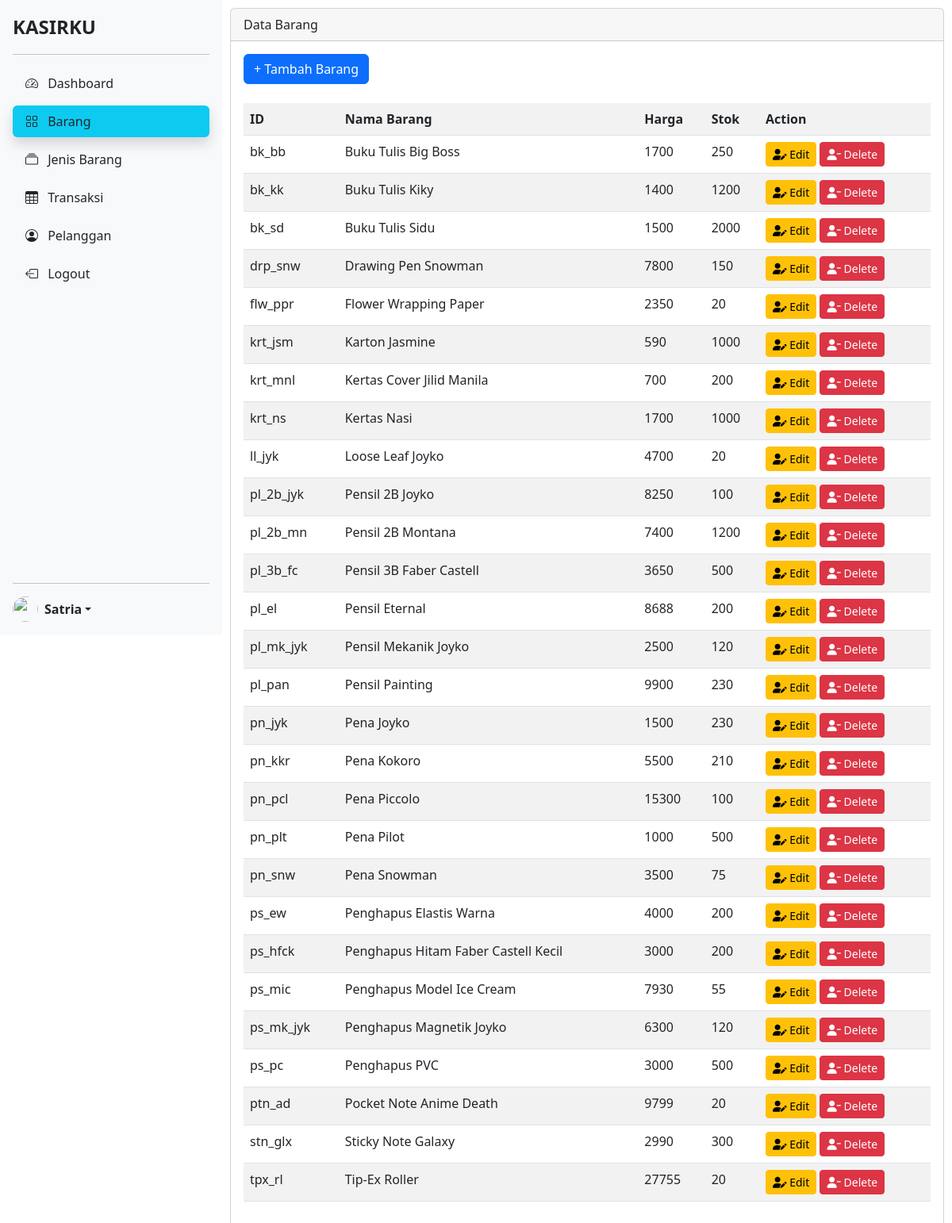
/view_barang.php (signed in), run on the app's committed database.
### tables this page shows
CREATE TABLE `barang` (
  `id_barang` varchar(10) NOT NULL,
  `nama_barang` varchar(50) NOT NULL,
  `harga` int(11) NOT NULL,
  `stok_barang` int(11) NOT NULL
);

### view_barang.php (the view, shortened to what this page needs)
<!DOCTYPE html>
<html lang="en">
<head>
    <link href="https://cdn.jsdelivr.net/npm/bootstrap@5.2.1/dist/css/bootstrap.min.css" rel="stylesheet">
    <link rel="stylesheet" href="style.css">
</head>
<body>
    <div class="d-flex flex-row">
        <nav class="sticky">
            <?php
            include('nav/index.php');
            ?>
        </nav>
        <div class="card flex-grow-1" style="margin:10px">
            <div class="card-header">Data Barang</div>
            <div class="card-body">
                <button type="button" class="btn btn-primary" data-bs-toggle="modal" data-bs-target="#addBarangModal">
                    + Tambah Barang
                </button>
                <br><br>
                <table id="tabel_data" class="table table-hover table-striped">
                    <tr>
                        <th>ID</th>
                        <th>Nama Barang</th>
                        <th>Harga</th>
                        <th>Stok</th>
                        <th>Action</th>
                    </tr>
                    <?php
                    require_once('db_login.php');
                    $query = "SELECT * FROM barang ORDER BY id_barang";
                    $query_run = mysqli_query($con, $query);
                    if (mysqli_num_rows($query_run) > 0) {
                        foreach ($query_run as $barang) {
                    ?>
                            <tr>
                                <td><?= $barang['id_barang'] ?></td>
                                <td><?= $barang['nama_barang'] ?></td>
                                <td><?= $barang['harga'] ?></td>
                                <td><?= $barang['stok_barang'] ?></td>
                                <td>
                                    <button type="button" value="<?= $barang['id_barang']; ?>" class="editBarangBtn btn btn-warning btn-sm"><i class="fa-solid fa-user-pen"></i> Edit</button>
                                    <button type="button" value="<?= $barang['id_barang']; ?>" class="deleteBarangBtn btn btn-danger btn-sm"><i class="fa-solid fa-user-minus"></i> Delete</button>
                                </td>
                            </tr>
                    <?php
                        }
                    }
                    ?>
                </table>
            </div>
        </div>
    </div>
</body>
</html>

### nav/index.php (shortened to what this page needs)
<!DOCTYPE html>
<html lang="en">
<head>
  <link href="https://cdn.jsdelivr.net/npm/bootstrap@5.2.1/dist/css/bootstrap.min.css" rel="stylesheet">
  <link rel="stylesheet" href="sidebars.css">
</head>
<body>
    <div class="d-flex flex-column flex-shrink-0 p-3 bg-light" style="width: 280px; height: 100vh;">
      <a href="/" class="d-flex align-items-center mb-3 mb-md-0 me-md-auto link-dark text-decoration-none">
        <span class="fs-4 fw-bold">KASIRKU</span>
      </a>
      <hr>
      <ul class="nav nav-pills flex-column mb-auto d-grid gap-2">
        <li id="linkDashboard">
          <a href="view_dashboard.php" class="btn btn-warning text-start nav-link link-dark">
            <svg class="bi me-2" width="16" height="16"><use xlink:href="#speedometer2"/></svg>
            Dashboard
          </a>
        </li>
        <li id="linkBarang">
        </li>
        <li id="linkJenisBarang">
          <a href="view_jenis_barang.php" class="btn btn-warning text-start nav-link link-dark mr-3">
            <svg class="bi me-2" width="16" height="16"><use xlink:href="#collection"/></svg>
            Jenis Barang
          </a>
        </li>
        <li id="linkTransaksi">
          <a href="view_transaksi.php" class="btn btn-warning text-start nav-link link-dark">
            <svg class="bi me-2" width="16" height="16"><use xlink:href="#table"/></svg>
            Transaksi
          </a>
        </li>
        <li id="linkPelanggan">
          <a href="view_pelanggan.php" class="btn btn-warning text-start nav-link link-dark">
            <svg class="bi me-2" width="16" height="16"><use xlink:href="#people-circle"/></svg>
            Pelanggan
          </a>
        </li>
        <li>
          <a href="logout.php" class="btn btn-warning text-start nav-link link-dark">
            <svg class="bi me-2" width="16" height="16"><use xlink:href="#logout-icon"/></svg>
            Logout
          </a>
        </li>
      </ul>
      <hr>
      <div class="dropdown">
        <a href="#" class="d-flex align-items-center link-dark text-decoration-none dropdown-toggle" id="dropdownUser2" data-bs-toggle="dropdown" aria-expanded="false">
          <img src="https://github.com/mdo.png" alt="" width="32" height="32" class="rounded-circle me-2">
          <strong><?php echo("{$_SESSION['username']}");?></strong>
        </a>
      </div>
    </div>
</body>
</html>

### style.css (style rules this page uses)
.sticky { position: sticky; position: -webkit-sticky; top: 0; align-self: flex-start; }

### nav/sidebars.css (style rules this page uses)
body { min-height: 100vh; min-height: -webkit-fill-available; }
html { height: -webkit-fill-available; }
ul { gap: 10px; }
.bi { vertical-align: -0.125em; pointer-events: none; fill: currentColor; }
.dropdown-toggle { outline: 0; }

### data on the page
barang: id_barang "bk_bb", nama_barang "Buku Tulis Big Boss", harga "1700", stok_barang "250"
barang: id_barang "bk_kk", nama_barang "Buku Tulis Kiky", harga "1400", stok_barang "1200"
barang: id_barang "bk_sd", nama_barang "Buku Tulis Sidu", harga "1500", stok_barang "2000"
barang: id_barang "drp_snw", nama_barang "Drawing Pen Snowman", harga "7800", stok_barang "150"
barang: id_barang "flw_ppr", nama_barang "Flower Wrapping Paper", harga "2350", stok_barang "20"
barang: id_barang "krt_jsm", nama_barang "Karton Jasmine", harga "590", stok_barang "1000"
barang: id_barang "krt_mnl", nama_barang "Kertas Cover Jilid Manila", harga "700", stok_barang "200"
barang: id_barang "krt_ns", nama_barang "Kertas Nasi", harga "1700", stok_barang "1000"
barang: id_barang "ll_jyk", nama_barang "Loose Leaf Joyko", harga "4700", stok_barang "20"
barang: id_barang "pl_2b_jyk", nama_barang "Pensil 2B Joyko", harga "8250", stok_barang "100"
barang: id_barang "pl_2b_mn", nama_barang "Pensil 2B Montana", harga "7400", stok_barang "1200"
barang: id_barang "pl_3b_fc", nama_barang "Pensil 3B Faber Castell", harga "3650", stok_barang "500"
barang: id_barang "pl_el", nama_barang "Pensil Eternal", harga "8688", stok_barang "200"
barang: id_barang "pl_mk_jyk", nama_barang "Pensil Mekanik Joyko", harga "2500", stok_barang "120"
barang: id_barang "pl_pan", nama_barang "Pensil Painting", harga "9900", stok_barang "230"
barang: id_barang "pn_jyk", nama_barang "Pena Joyko", harga "1500", stok_barang "230"
barang: id_barang "pn_kkr", nama_barang "Pena Kokoro", harga "5500", stok_barang "210"
barang: id_barang "pn_pcl", nama_barang "Pena Piccolo", harga "15300", stok_barang "100"
barang: id_barang "pn_plt", nama_barang "Pena Pilot", harga "1000", stok_barang "500"
barang: id_barang "pn_snw", nama_barang "Pena Snowman", harga "3500", stok_barang "75"
barang: id_barang "ps_ew", nama_barang "Penghapus Elastis Warna", harga "4000", stok_barang "200"
barang: id_barang "ps_hfck", nama_barang "Penghapus Hitam Faber Castell Kecil", harga "3000", stok_barang "200"
barang: id_barang "ps_mic", nama_barang "Penghapus Model Ice Cream", harga "7930", stok_barang "55"
barang: id_barang "ps_mk_jyk", nama_barang "Penghapus Magnetik Joyko", harga "6300", stok_barang "120"
barang: id_barang "ps_pc", nama_barang "Penghapus PVC", harga "3000", stok_barang "500"
barang: id_barang "ptn_ad", nama_barang "Pocket Note Anime Death", harga "9799", stok_barang "20"
barang: id_barang "stn_glx", nama_barang "Sticky Note Galaxy", harga "2990", stok_barang "300"
barang: id_barang "tpx_rl", nama_barang "Tip-Ex Roller", harga "27755", stok_barang "20"

### other printed values
$_SESSION['username'] "Satria"
